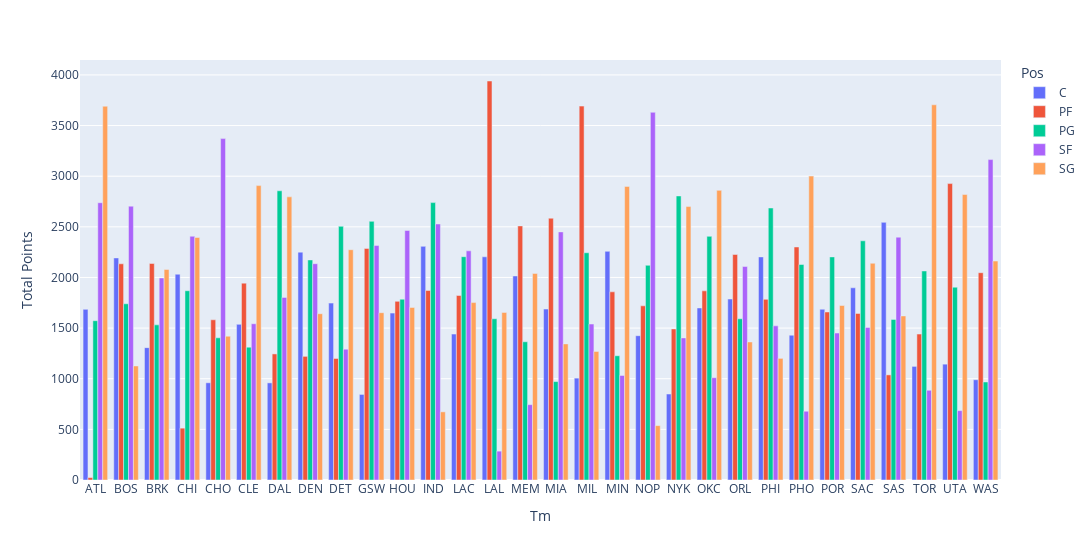

The notebook cell saved with this chart:
### Code cell
# Grouped Bar Chart <> Paired Bar Chart
px.bar(
    df_ex4,
    x = 'Tm',
    y = 'Total Points',
    color = 'Pos',
    width = 1200,
    # Specify GROUPED
    barmode = 'group'
)

### Figure 1 — Plotly figure (JSON) as saved in the notebook; plotly's stock layout.template omitted (floating-point values rounded to 4 significant figures)
{"data": [{"alignmentgroup": "True", "hovertemplate": "Pos=C<br>Tm=%{x}<br>Total Points=%{y}<extra></extra>", "legendgroup": "C", "marker": {"color": "#636efa", "pattern": {"shape": ""}}, "name": "C", "offsetgroup": "C", "orientation": "v", "showlegend": true, "textposition": "auto", "type": "bar", "x": ["ATL", "BOS", "BRK", "CHI", "CHO", "CLE", "DAL", "DEN", "DET", "GSW", "HOU", "IND", "LAC", "LAL", "MEM", "MIA", "MIL", "MIN", "NOP", "NYK", "OKC", "ORL", "PHI", "PHO", "POR", "SAC", "SAS", "TOR", "UTA", "WAS"], "xaxis": "x", "y": [1685.0, 2193.0, 1307.0, 2032.0, 960.0, 1537.0, 959.0, 2250.0, 1747.0, 845.0, 1648.0, 2307.0, 1441.0, 2204.0, 2015.0, 1688.0, 1006.0, 2258.0, 1425.0, 849.0, 1699.0, 1787.0, 2203.0, 1430.0, 1686.0, 1898.0, 2544.0, 1122.0, 1144.0, 990.0], "yaxis": "y"}, {"alignmentgroup": "True", "hovertemplate": "Pos=PF<br>Tm=%{x}<br>Total Points=%{y}<extra></extra>", "legendgroup": "PF", "marker": {"color": "#EF553B", "pattern": {"shape": ""}}, "name": "PF", "offsetgroup": "PF", "orientation": "v", "showlegend": true, "textposition": "auto", "type": "bar", "x": ["ATL", "BOS", "BRK", "CHI", "CHO", "CLE", "DAL", "DEN", "DET", "GSW", "HOU", "IND", "LAC", "LAL", "MEM", "MIA", "MIL", "MIN", "NOP", "NYK", "OKC", "ORL", "PHI", "PHO", "POR", "SAC", "SAS", "TOR", "UTA", "WAS"], "xaxis": "x", "y": [24.0, 2135.0, 2138.0, 512.0, 1582.0, 1944.0, 1245.0, 1221.0, 1200.0, 2287.0, 1764.0, 1871.0, 1822.0, 3940.0, 2509.0, 2585.0, 3692.0, 1858.0, 1720.0, 1492.0, 1868.0, 2227.0, 1784.0, 2301.0, 1659.0, 1645.0, 1038.0, 1441.0, 2927.0, 2047.0], "yaxis": "y"}, {"alignmentgroup": "True", "hovertemplate": "Pos=PG<br>Tm=%{x}<br>Total Points=%{y}<extra></extra>", "legendgroup": "PG", "marker": {"color": "#00cc96", "pattern": {"shape": ""}}, "name": "PG", "offsetgroup": "PG", "orientation": "v", "showlegend": true, "textposition": "auto", "type": "bar", "x": ["ATL", "BOS", "BRK", "CHI", "CHO", "CLE", "DAL", "DEN", "DET", "GSW", "HOU", "IND", "LAC", "LAL", "MEM", "MIA", "MIL", "MIN", "NOP", "NYK", "OKC", "ORL", "PHI", "PHO", "POR", "SAC", "SAS", "TOR", "UTA", "WAS"], "xaxis": "x", "y": [1573.0, 1740.0, 1532.0, 1869.0, 1404.0, 1312.0, 2856.0, 2173.0, 2505.0, 2554.0, 1785.0, 2739.0, 2205.0, 1592.0, 1365.0, 972.0, 2244.0, 1227.0, 2120.0, 2805.0, 2406.0, 1592.0, 2686.0, 2128.0, 2203.0, 2362.0, 1586.0, 2064.0, 1904.0, 968.0], "yaxis": "y"}, {"alignmentgroup": "True", "hovertemplate": "Pos=SF<br>Tm=%{x}<br>Total Points=%{y}<extra></extra>", "legendgroup": "SF", "marker": {"color": "#ab63fa", "pattern": {"shape": ""}}, "name": "SF", "offsetgroup": "SF", "orientation": "v", "showlegend": true, "textposition": "auto", "type": "bar", "x": ["ATL", "BOS", "BRK", "CHI", "CHO", "CLE", "DAL", "DEN", "DET", "GSW", "HOU", "IND", "LAC", "LAL", "MEM", "MIA", "MIL", "MIN", "NOP", "NYK", "OKC", "ORL", "PHI", "PHO", "POR", "SAC", "SAS", "TOR", "UTA", "WAS"], "xaxis": "x", "y": [2738.0, 2704.0, 1995.0, 2407.0, 3371.0, 1543.0, 1803.0, 2136.0, 1292.0, 2315.0, 2464.0, 2528.0, 2263.0, 285.0, 744.0, 2450.0, 1540.0, 1032.0, 3631.0, 1403.0, 1010.0, 2108.0, 1522.0, 679.0, 1451.0, 1507.0, 2398.0, 886.0, 685.0, 3164.0], "yaxis": "y"}, {"alignmentgroup": "True", "hovertemplate": "Pos=SG<br>Tm=%{x}<br>Total Points=%{y}<extra></extra>", "legendgroup": "SG", "marker": {"color": "#FFA15A", "pattern": {"shape": ""}}, "name": "SG", "offsetgroup": "SG", "orientation": "v", "showlegend": true, "textposition": "auto", "type": "bar", "x": ["ATL", "BOS", "BRK", "CHI", "CHO", "CLE", "DAL", "DEN", "DET", "GSW", "HOU", "IND", "LAC", "LAL", "MEM", "MIA", "MIL", "MIN", "NOP", "NYK", "OKC", "ORL", "PHI", "PHO", "POR", "SAC", "SAS", "TOR", "UTA", "WAS"], "xaxis": "x", "y": [3691.0, 1126.0, 2079.0, 2395.0, 1420.0, 2907.0, 2796.0, 1642.0, 2274.0, 1652.0, 1704.0, 673.0, 1752.0, 1655.0, 2040.0, 1344.0, 1270.0, 2899.0, 537.0, 2700.0, 2860.0, 1363.0, 1201.0, 3001.0, 1723.0, 2140.0, 1620.0, 3705.0, 2819.0, 2162.0], "yaxis": "y"}], "layout": {"barmode": "group", "legend": {"title": {"text": "Pos"}, "tracegroupgap": 0}, "margin": {"t": 60}, "width": 1200, "xaxis": {"anchor": "y", "domain": [0, 1], "title": {"text": "Tm"}}, "yaxis": {"anchor": "x", "domain": [0, 1], "title": {"text": "Total Points"}}}}
